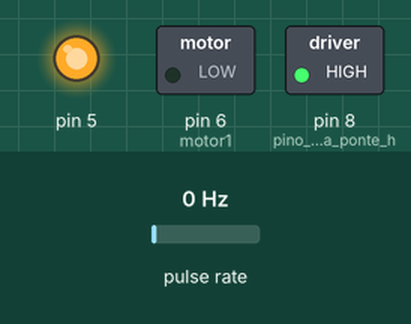
This sketch was run on a simulated Arduino Uno, built with avr-gcc and run on an emulated ATmega328P. Parts: switched loads named in the sketch (green lamp = pin HIGH), output pins drawn as LEDs (lit = HIGH). Wiring (inferred from the names in the program): pulse sensor: data pin 2. The inputs (shaded band) are chosen by the test bench; at power-on: pulse rate 0 Hz. What the sketch prints to the serial monitor is not drawn.

Above: at 0.1 s.
Timing chart, 0 to 1.6 s (numbered marks = the images above):
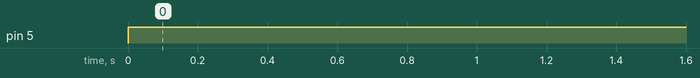

The sketch:

controlemodelagem.ino
```cpp
#define motor1 6 // pino motor1
#define motor2 5

// variaveis encoder
int encoder = 2;
float rpm; // variavel da velocidade
int pulsos = 0; // pulsos contados
unsigned long time1 = millis(); // variavel tempo ms
int pulsospervolta = 6;
unsigned long inicio = millis();
unsigned long fim = millis();
float tempo;
float mediatempo;
float somatempo;

//variaveis de controle
float erro = 0;
float setpoint = 290;
float integral = 0;
float derivada = 0;
float erroant = 0;
float saida = 0;
float kp = 0.2136;
float ki = 0.0374;
float kd = 0.1294;
float leitura = 0;

float w;


void contapulso()// função que incrementa +1 a variavel a toda vez que é chamada
{
  pulsos++;

}

void setup() {
Serial.begin(9600); // inicia o monitor serial

pinMode(motor1,OUTPUT);
pinMode(encoder,INPUT);
pinMode(8,OUTPUT); // pino enable da ponte h

digitalWrite(8,HIGH);

attachInterrupt(digitalPinToInterrupt(2),contapulso, RISING);// interrupção que ira ser ativada quando houver borda de descida e ativa a função contapulso
 pulsos = 0; // variaveis colocadas no setup para garantir que estarão zeradas na incialização
 rpm = 0;
 time1 = 0;

}

void loop() {

  /*if (Serial.available()>0) { // se serial esta disponivel
      leitura = Serial.parseInt(); // valor digitado é lido pela serial

       if (leitura > 0) {
    setpoint = leitura; // definir o setpoint como o valor lido

  }
  }
  */
analogWrite(5,255);

if (millis() - time1 >= 1000){ //passado 1 segundo executa(ou a cada 1 segundo executa)

rpm = 60 * (pulsos / pulsospervolta); // calculo da velocidade se divide o numero de pulsos contados numa volta pelo numero de pulsos para se ter uma volta, apos isso multiplicamos o valor que esta em segundos por 60 e temos a velocidade em rpm
w = rpm * (3.14 / 30);
Serial.println(w);

time1 = millis();// atualiza o tempo atual do encoder
pulsos = 0; // zera os pulsos para a nova iteração, isso é feito para que o numero de pulsos não fique crescendo para sempre, isso nao nos daria o resultado desejado

/*erro = setpoint - rpm; //formula do erro, diferença entre setpoint e saida

integral = erro*ki + integral;
derivada =(erroant - erro)*kd;
saida = kp * erro + integral +  derivada; // formula do controle pid
// kp vezes erro aq é a formula da proporcional

erroant = erro;


saida = constrain(saida, 0, 255);// limita os valores de saida entre 0 e 255*/
//analogWrite(5,255);//liga o motor1 de acordo com o valor pwm da saida:


//Serial.println(rpm);// printa o resultado


//Serial.println(mediatempo);

}


}
```

Measured:
- by itself, pin 5: LOW → HIGH at 0.00 s
